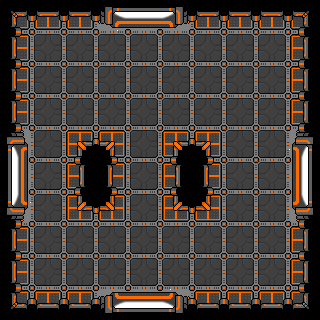

Rendered tile map (Tiled .tmx) drawn with the repository's tilesets; below, a short description and the full map source, tile grids included:
An orthogonal 10x10 tile map with 32x32 px tiles, 1 tile layer (layer_sprites) and 7 objects (6x solid, Player).

<map version="1.0" orientation="orthogonal" renderorder="right-down" width="10" height="10" tilewidth="32" tileheight="32" nextobjectid="9">
 <tileset firstgid="1" name="vava" tilewidth="32" tileheight="32" tilecount="8">
  <image source="vava.png" width="128" height="64" />
 </tileset>
 <layer name="layer_sprites" width="10" height="10">
  <data>
   <tile gid="1" />
   <tile gid="2684354563" />
   <tile gid="2684354563" />
   <tile gid="5" />
   <tile gid="6" />
   <tile gid="7" />
   <tile gid="2684354563" />
   <tile gid="2684354563" />
   <tile gid="2684354563" />
   <tile gid="2684354561" />
   <tile gid="3" />
   <tile gid="2" />
   <tile gid="2" />
   <tile gid="2" />
   <tile gid="2" />
   <tile gid="2" />
   <tile gid="2" />
   <tile gid="2" />
   <tile gid="2" />
   <tile gid="3221225475" />
   <tile gid="3" />
   <tile gid="2" />
   <tile gid="2" />
   <tile gid="2" />
   <tile gid="2" />
   <tile gid="2" />
   <tile gid="2" />
   <tile gid="2" />
   <tile gid="2" />
   <tile gid="3221225475" />
   <tile gid="3" />
   <tile gid="2" />
   <tile gid="2" />
   <tile gid="2" />
   <tile gid="2" />
   <tile gid="2" />
   <tile gid="2" />
   <tile gid="2" />
   <tile gid="2" />
   <tile gid="3221225475" />
   <tile gid="1610612743" />
   <tile gid="2" />
   <tile gid="1610612740" />
   <tile gid="4" />
   <tile gid="2" />
   <tile gid="1610612740" />
   <tile gid="4" />
   <tile gid="2" />
   <tile gid="2" />
   <tile gid="2684354565" />
   <tile gid="1610612742" />
   <tile gid="2" />
   <tile gid="3221225475" />
   <tile gid="3" />
   <tile gid="2" />
   <tile gid="3221225475" />
   <tile gid="3" />
   <tile gid="2" />
   <tile gid="2" />
   <tile gid="2684354566" />
   <tile gid="1610612741" />
   <tile gid="2" />
   <tile gid="3221225476" />
   <tile gid="2684354564" />
   <tile gid="2" />
   <tile gid="3221225476" />
   <tile gid="2684354564" />
   <tile gid="2" />
   <tile gid="2" />
   <tile gid="2684354567" />
   <tile gid="3" />
   <tile gid="2" />
   <tile gid="2" />
   <tile gid="2" />
   <tile gid="2" />
   <tile gid="2" />
   <tile gid="2" />
   <tile gid="2" />
   <tile gid="2" />
   <tile gid="3221225475" />
   <tile gid="3" />
   <tile gid="2" />
   <tile gid="2" />
   <tile gid="2" />
   <tile gid="2" />
   <tile gid="2" />
   <tile gid="2" />
   <tile gid="2" />
   <tile gid="2" />
   <tile gid="3221225475" />
   <tile gid="1610612737" />
   <tile gid="1610612739" />
   <tile gid="1610612739" />
   <tile gid="3221225479" />
   <tile gid="3221225478" />
   <tile gid="3221225477" />
   <tile gid="1610612739" />
   <tile gid="1610612739" />
   <tile gid="1610612739" />
   <tile gid="3221225473" />
  </data>
 </layer>
 <objectgroup name="objects">
  <object id="1" name="Player" x="141" y="76" width="32" height="32" />
  <object id="3" name="solid" x="173" y="138" width="39" height="75" />
  <object id="4" name="solid" x="77.5" y="136.5" width="39" height="75" />
  <object id="5" name="solid" x="0.5" y="0" width="26.5" height="317" />
  <object id="6" name="solid" x="29.5" y="290" width="291.5" height="29.5" />
  <object id="7" name="solid" x="296" y="24" width="23.5" height="264.5" />
  <object id="8" name="solid" x="29" y="-1.5" width="289" height="23.5" />
 </objectgroup>
</map>
